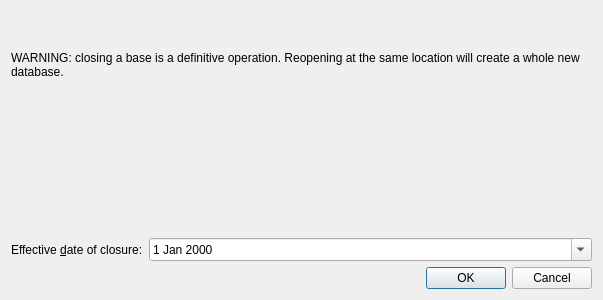
<?xml version="1.0" encoding="UTF-8"?>
<ui version="4.0">
 <class>Dialog</class>
 <widget class="QDialog" name="Dialog">
  <property name="geometry">
   <rect>
    <x>0</x>
    <y>0</y>
    <width>603</width>
    <height>300</height>
   </rect>
  </property>
  <property name="windowTitle">
   <string>Delete Base</string>
  </property>
  <layout class="QGridLayout" name="gridLayout">
   <item row="4" column="1">
    <widget class="QDialogButtonBox" name="buttonBox">
     <property name="orientation">
      <enum>Qt::Horizontal</enum>
     </property>
     <property name="standardButtons">
      <set>QDialogButtonBox::Cancel|QDialogButtonBox::Ok</set>
     </property>
    </widget>
   </item>
   <item row="2" column="1">
    <widget class="QDateEdit" name="dateEdit">
     <property name="calendarPopup">
      <bool>true</bool>
     </property>
    </widget>
   </item>
   <item row="2" column="0">
    <widget class="QLabel" name="label_2">
     <property name="text">
      <string>Effective &amp;date of closure:</string>
     </property>
     <property name="buddy">
      <cstring>dateEdit</cstring>
     </property>
    </widget>
   </item>
   <item row="0" column="0" colspan="2">
    <widget class="QLabel" name="label">
     <property name="text">
      <string>WARNING: closing a base is a definitive operation. Reopening at the same location will create a whole new database.</string>
     </property>
     <property name="wordWrap">
      <bool>true</bool>
     </property>
    </widget>
   </item>
   <item row="1" column="0" colspan="2">
    <widget class="QLabel" name="warningLabel">
     <property name="text">
      <string/>
     </property>
    </widget>
   </item>
  </layout>
 </widget>
 <tabstops>
  <tabstop>dateEdit</tabstop>
  <tabstop>buttonBox</tabstop>
 </tabstops>
 <resources/>
 <connections>
  <connection>
   <sender>buttonBox</sender>
   <signal>accepted()</signal>
   <receiver>Dialog</receiver>
   <slot>accept()</slot>
   <hints>
    <hint type="sourcelabel">
     <x>248</x>
     <y>254</y>
    </hint>
    <hint type="destinationlabel">
     <x>157</x>
     <y>274</y>
    </hint>
   </hints>
  </connection>
  <connection>
   <sender>buttonBox</sender>
   <signal>rejected()</signal>
   <receiver>Dialog</receiver>
   <slot>reject()</slot>
   <hints>
    <hint type="sourcelabel">
     <x>316</x>
     <y>260</y>
    </hint>
    <hint type="destinationlabel">
     <x>286</x>
     <y>274</y>
    </hint>
   </hints>
  </connection>
 </connections>
</ui>
